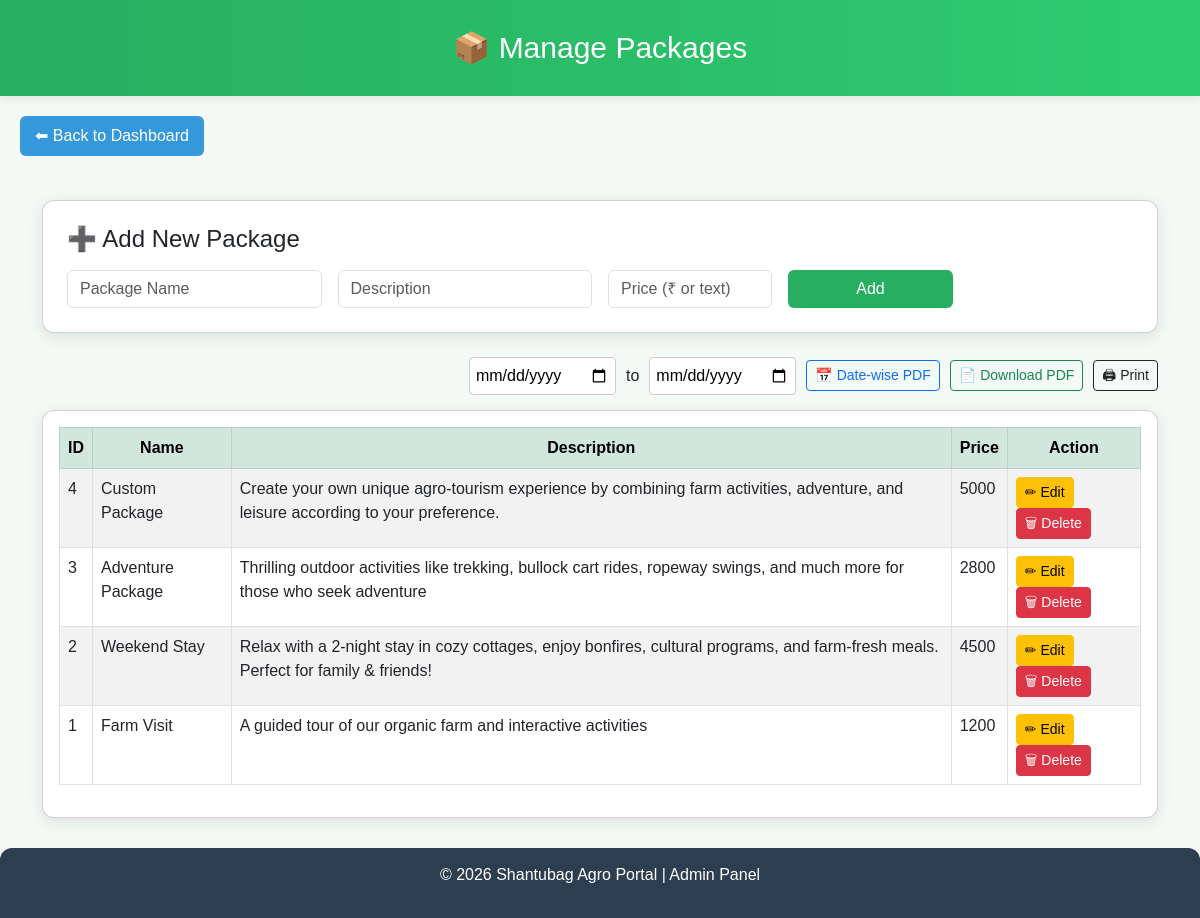
The page /manage_package.php on the database its author committed.
### tables this page shows
CREATE TABLE `packages` (
  `id` int(11) NOT NULL,
  `name` varchar(255) NOT NULL,
  `description` text NOT NULL,
  `price` varchar(100) DEFAULT NULL
);

### manage_package.php (the view, shortened to what this page needs)
<?php
include("db_connect.php");
$result = $conn->query("SELECT * FROM packages ORDER BY id DESC");
?>
<!DOCTYPE html>
<html lang="en">
<head>
<link href="https://cdn.jsdelivr.net/npm/bootstrap@5.3.0/dist/css/bootstrap.min.css" rel="stylesheet">
</head>
<body>
<header>
    <h1>📦 Manage Packages</h1>
</header>
<a href="AdminDashboard.php" class="back-btn">⬅ Back to Dashboard</a>
<div class="container my-4">
    <div class="card p-4 mb-4">
        <h4 class="mb-3">➕ Add New Package</h4>
        <form method="POST">
            <div class="row g-3">
                <div class="col-md-3">
                    <input type="text" name="name" class="form-control" placeholder="Package Name" required>
                </div>
                <div class="col-md-3">
                    <input type="text" name="description" class="form-control" placeholder="Description" required>
                </div>
                <div class="col-md-2">
                    <input type="text" name="price" class="form-control" placeholder="Price (₹ or text)" required>
                </div>
                <div class="col-md-2 d-grid">
                    <button type="submit" name="add" class="btn btn-success">Add</button>
                </div>
            </div>
        </form>
    </div>
    <div class="report-controls">
        <input type="date" id="fromDate">
        <span>to</span>
        <input type="date" id="toDate">
        <button class="btn btn-outline-primary btn-sm" onclick="generateDatewisePDF()">📅 Date-wise PDF</button>
        <button class="btn btn-outline-success btn-sm" onclick="generatePDF()">📄 Download PDF</button>
        <button class="btn btn-outline-dark btn-sm" onclick="window.print()">🖨 Print</button>
    </div>
    <div class="card p-3">
        <table class="table table-bordered table-striped table-hover" id="packageTable">
            <thead class="table-success text-center">
                <tr>
                    <th>ID</th>
                    <th>Name</th>
                    <th>Description</th>
                    <th>Price</th>
                    <th class="no-export">Action</th>
                </tr>
            </thead>
            <tbody>
                <?php if($result->num_rows > 0): ?>
                    <?php while($row = $result->fetch_assoc()): ?>
                        <tr>
                            <td><?= $row['id'] ?></td>
                            <td><?= htmlspecialchars($row['name']) ?></td>
                            <td><?= htmlspecialchars($row['description']) ?></td>
                            <td><?= htmlspecialchars($row['price']) ?></td>
                            <td class="no-export">
                                <a href="edit_package.php?id=<?= $row['id'] ?>" class="btn btn-warning btn-sm">✏ Edit</a>
                                <a href="delete_package.php?id=<?= $row['id'] ?>" onclick="return confirm('Are you sure?')" class="btn btn-danger btn-sm">🗑 Delete</a>
                            </td>
                        </tr>
                    <?php endwhile; ?>
                <?php else: ?>
                    <tr><td colspan="5" class="text-center text-danger">No Packages Found</td></tr>
                <?php endif; ?>
            </tbody>
        </table>
    </div>
</div>
<footer>
    <p>&copy; <?= date("Y"); ?> Shantubag Agro Portal | Admin Panel</p>
</footer>
</body>
</html>

### manage_package.php (style rules this page uses)
body { background: #f3f9f4; font-family: 'Poppins', sans-serif; }
header { background: linear-gradient(90deg, #27ae60, #2ecc71); color: #fff; padding: 30px; text-align: center; box-shadow: 0 2px 10px rgba(0,0,0,0.1); }
h1 { margin:0; font-size:30px; }
.card { border-radius:12px; box-shadow:0 4px 15px rgba(0,0,0,0.1); }
.btn-success { background:#27ae60; border:none; }
footer { background:#2c3e50; color:white; text-align:center; padding:15px; margin-top:30px; border-top-left-radius:12px; border-top-right-radius:12px; }
.back-btn { display:inline-block; margin:20px; text-decoration:none; color:#fff; background:#3498db; padding:8px 15px; border-radius:6px; transition:0.3s; }
.report-controls { display:flex; justify-content:flex-end; align-items:center; gap:10px; margin-bottom:15px; }
input[type=date] { padding:6px; border-radius:4px; border:1px solid #ccc; }

### rows shown on the page
packages: id "4", name "Custom Package", description "Create your own unique agro-tourism experience by combining farm activities, adventure, and leisure according to your preference.", price "5000"
packages: id "3", name "Adventure Package", description "Thrilling outdoor activities like trekking, bullock cart rides, ropeway swings, and much more for those who seek adventure", price "2800"
packages: id "2", name "Weekend Stay", description "Relax with a 2-night stay in cozy cottages, enjoy bonfires, cultural programs, and farm-fresh meals. Perfect for family & friends!", price "4500"
packages: id "1", name "Farm Visit", description "A guided tour of our organic farm and interactive activities", price "1200"
